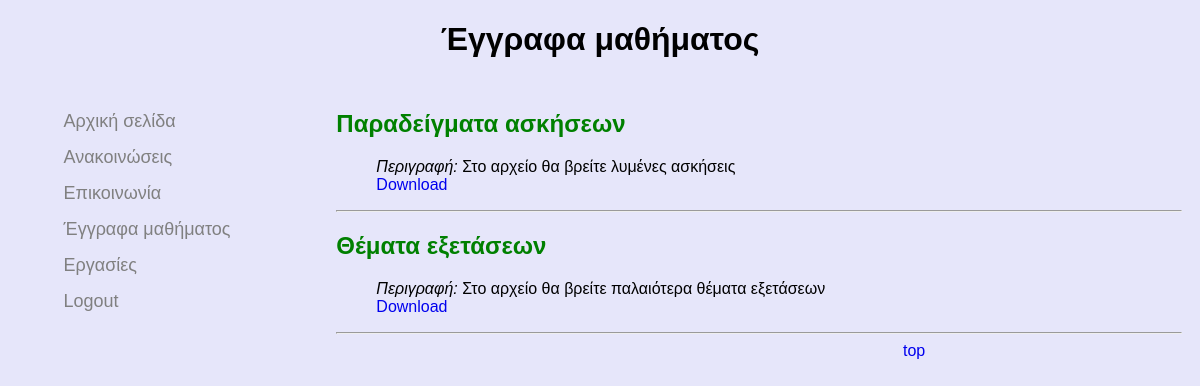
The page /documents.php (signed in) on the database its author committed.
### tables this page shows
CREATE TABLE `documents` (
  `id` int(11) NOT NULL,
  `title` varchar(30) NOT NULL,
  `description` tinytext NOT NULL,
  `location` text NOT NULL
);

### documents.php (the view, shortened to what this page needs)
<?php
try {
    $conn = require 'db_connect.php';
    $query = "SELECT * FROM documents";
    $stmt = $conn->prepare($query);
    $stmt->execute();
    $result = $stmt->setFetchMode(PDO::FETCH_ASSOC);
    $result = $stmt->fetchAll();
} catch (PDOException $e) {
}
?>
<!DOCTYPE html>
<html lang="en">
<head>
    <link rel="stylesheet" href="styles.css">
</head>
<body>
<div class="body" id="top">
    <h1>Έγγραφα μαθήματος</h1>
    <div class="container">
        <?php include 'menu.php';?>
        <div class="content">
            <?php
            for ($x = 0; $x < sizeof($result); $x++) {
                echo '<div class="announcement">';
                echo '<h2 class="announcement-title">' . $result[$x]['title'] . '</h2>';
                echo '<ul class="announcement-content">';
                echo '<li><span class="italics">Περιγραφή: </span>'. $result[$x]['description'].'</li>';
                echo '<li><a href="'. $result[$x]['location'] .'">Download</a></li>';
                echo '</ul>';
                echo '<hr>';
                echo '</div>';
            }
            ?>
            <div class="top-button-container">
                <div class="top-button"><a href="#top">top</a></div>
            </div>
        </div>
    </div>
</div>
</body>
</html>

### styles.css (style rules this page uses)
body { font-family: Arial, Helvetica, sans-serif; background: #E6E6FA; }
h1 { text-align: center; }
div.container { display: flex; align-items: flex-start; }
div.content { flex-basis: 75%; padding: 10px; }
h2.announcement-title { color: green; }
ul.announcement-content { list-style-type: none; }
div.top-button-container { display: flex; align-items: flex-start; }
div.top-button { flex-basis: 33%; }
.italics { font-style: italic; }
a { text-decoration: none; }

### rows shown on the page
documents: title "Παραδείγματα ασκήσεων", description "Στο αρχείο θα βρείτε λυμένες ασκήσεις"
documents: title "Θέματα εξετάσεων", description "Στο αρχείο θα βρείτε παλαιότερα θέματα εξετάσεων"
